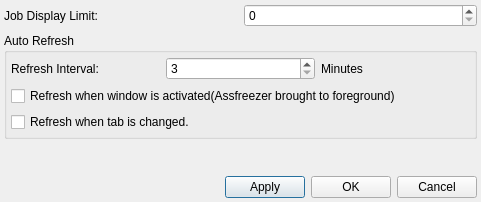
<?xml version="1.0" encoding="UTF-8"?>
<ui version="4.0">
 <class>SettingsDialogUI</class>
 <widget class="QDialog" name="SettingsDialogUI">
  <property name="geometry">
   <rect>
    <x>0</x>
    <y>0</y>
    <width>481</width>
    <height>202</height>
   </rect>
  </property>
  <property name="windowTitle">
   <string>Freezer Settings</string>
  </property>
  <layout class="QVBoxLayout">
   <property name="margin">
    <number>4</number>
   </property>
   <item>
    <layout class="QHBoxLayout">
     <property name="spacing">
      <number>6</number>
     </property>
     <property name="margin">
      <number>0</number>
     </property>
     <item>
      <widget class="QLabel" name="textLabel1">
       <property name="text">
        <string>Job Display Limit:</string>
       </property>
      </widget>
     </item>
     <item>
      <widget class="QSpinBox" name="mJobLimitSpin">
       <property name="maximum">
        <number>10000</number>
       </property>
      </widget>
     </item>
    </layout>
   </item>
   <item>
    <widget class="QGroupBox" name="groupBox">
     <property name="title">
      <string>Auto Refresh</string>
     </property>
     <layout class="QVBoxLayout">
      <property name="margin">
       <number>4</number>
      </property>
      <item>
       <layout class="QHBoxLayout">
        <item>
         <widget class="QLabel" name="label_2">
          <property name="text">
           <string>Refresh Interval:</string>
          </property>
         </widget>
        </item>
        <item>
         <widget class="QSpinBox" name="mRefreshIntervalSpin">
          <property name="minimum">
           <number>3</number>
          </property>
          <property name="maximum">
           <number>99999</number>
          </property>
         </widget>
        </item>
        <item>
         <widget class="QLabel" name="label_3">
          <property name="text">
           <string>Minutes</string>
          </property>
         </widget>
        </item>
       </layout>
      </item>
      <item>
       <widget class="QCheckBox" name="mAutoRefreshOnWindowActivationCheck">
        <property name="text">
         <string>Refresh when window is activated(Assfreezer brought to foreground)</string>
        </property>
       </widget>
      </item>
      <item>
       <widget class="QCheckBox" name="mRefreshOnViewChangeCheck">
        <property name="text">
         <string>Refresh when tab is changed.</string>
        </property>
       </widget>
      </item>
     </layout>
    </widget>
   </item>
   <item>
    <spacer>
     <property name="orientation">
      <enum>Qt::Vertical</enum>
     </property>
     <property name="sizeType">
      <enum>QSizePolicy::Expanding</enum>
     </property>
     <property name="sizeHint" stdset="0">
      <size>
       <width>473</width>
       <height>121</height>
      </size>
     </property>
    </spacer>
   </item>
   <item>
    <layout class="QHBoxLayout">
     <property name="spacing">
      <number>6</number>
     </property>
     <property name="margin">
      <number>0</number>
     </property>
     <item>
      <spacer>
       <property name="orientation">
        <enum>Qt::Horizontal</enum>
       </property>
       <property name="sizeType">
        <enum>QSizePolicy::Expanding</enum>
       </property>
       <property name="sizeHint" stdset="0">
        <size>
         <width>211</width>
         <height>20</height>
        </size>
       </property>
      </spacer>
     </item>
     <item>
      <widget class="QPushButton" name="ApplyButton">
       <property name="text">
        <string>Apply</string>
       </property>
      </widget>
     </item>
     <item>
      <widget class="QPushButton" name="OKButton">
       <property name="text">
        <string>OK</string>
       </property>
      </widget>
     </item>
     <item>
      <widget class="QPushButton" name="CancelButton">
       <property name="text">
        <string>Cancel</string>
       </property>
      </widget>
     </item>
    </layout>
   </item>
  </layout>
 </widget>
 <layoutdefault spacing="6" margin="11"/>
 <resources/>
 <connections>
  <connection>
   <sender>OKButton</sender>
   <signal>clicked()</signal>
   <receiver>SettingsDialogUI</receiver>
   <slot>accept()</slot>
   <hints>
    <hint type="sourcelabel">
     <x>369</x>
     <y>252</y>
    </hint>
    <hint type="destinationlabel">
     <x>372</x>
     <y>223</y>
    </hint>
   </hints>
  </connection>
  <connection>
   <sender>CancelButton</sender>
   <signal>clicked()</signal>
   <receiver>SettingsDialogUI</receiver>
   <slot>reject()</slot>
   <hints>
    <hint type="sourcelabel">
     <x>474</x>
     <y>244</y>
    </hint>
    <hint type="destinationlabel">
     <x>480</x>
     <y>226</y>
    </hint>
   </hints>
  </connection>
 </connections>
</ui>
